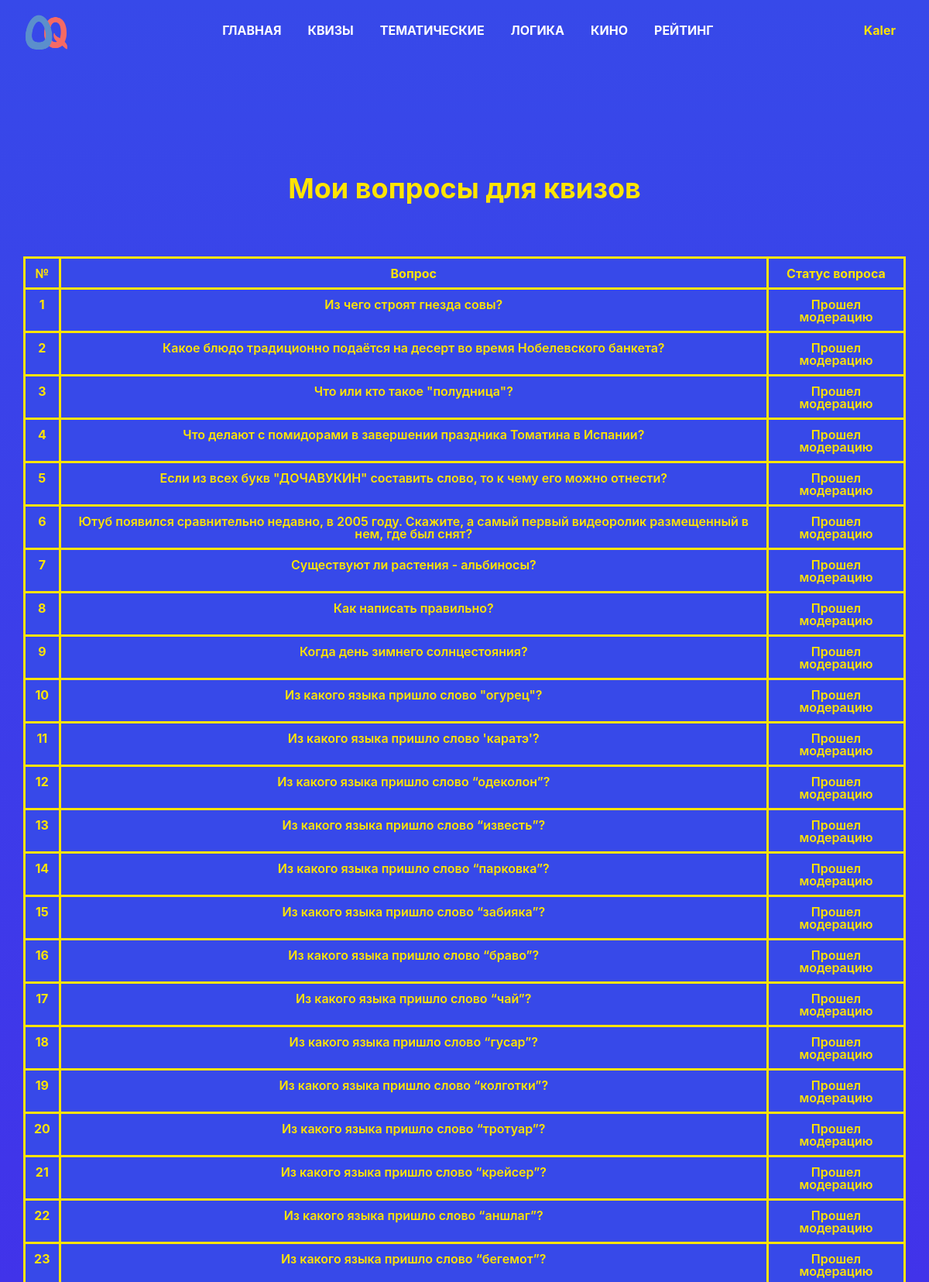
The app's page /my_questions (signed in, upper part) with its own data.
### data/users.py (models this page shows, shortened)
class User(SqlAlchemyBase, UserMixin):
    __tablename__ = 'users'
    id = sqlalchemy.Column(sqlalchemy.Integer,
                           primary_key=True, autoincrement=True)
    name = sqlalchemy.Column(sqlalchemy.String, nullable=True)
    email = sqlalchemy.Column(sqlalchemy.String,
                              index=True, unique=True, nullable=True)
    status = sqlalchemy.Column(sqlalchemy.String, nullable=True)
    hashed_password = sqlalchemy.Column(sqlalchemy.String, nullable=True)
    created_date = sqlalchemy.Column(sqlalchemy.DateTime,
                                     default=datetime.datetime.now)

### data/questions.py (models this page shows)
class Question(SqlAlchemyBase, SerializerMixin):
    __tablename__ = 'questions'
    id = sqlalchemy.Column(sqlalchemy.Integer,
                           primary_key=True, autoincrement=True)
    question = sqlalchemy.Column(sqlalchemy.String, nullable=True)
    image = sqlalchemy.Column(sqlalchemy.String, nullable=True)
    answers = sqlalchemy.Column(sqlalchemy.String, nullable=True)
    correct_answer = sqlalchemy.Column(sqlalchemy.String, nullable=True)
    moderation = sqlalchemy.Column(sqlalchemy.Boolean, default=False)
    author = sqlalchemy.Column(sqlalchemy.Integer, sqlalchemy.ForeignKey("users.id"), nullable=True)
    author_info = orm.relation('User')

### views.py (the view)
@app.route('/my_questions')
@login_required
def my_questions():
    db_sess = db_session.create_session()
    user_questions = db_sess.query(Question).filter(Question.author == current_user.id).all()
    return render_template("my_questions.html", questions=user_questions)

### data/db_session.py (called while the page is built)
def create_session() -> Session:
    global __factory
    return __factory()

### views.py (called while the page is built)
@login_manager.user_loader
def load_user(user_id):
    db_sess = db_session.create_session()
    return db_sess.query(User).get(user_id)

### templates/my_questions.html
{% extends "base.html" %}
{% block content %}
<div class="my_questions">
	<div class="my_questions__content">
		<div class="container">
			<div class="my_questions__title">Мои вопросы для квизов</div>
			<div class="my_questions__table">
				<table class="my_questions__table table">
				  <thead>
				    <tr>
				      <th>№</th>
				      <th>Вопрос</th>
				      <th>Статус вопроса</th>
				    </tr>
				  </thead>
				  <tbody>
				  	{% for question in questions %}
				  		<tr>
				      		<th scope="row">{{ loop.index }}</th>
				      		<td>{{ question.question }}</td>
				      		<td>{% if not question.moderation %} На модерации {% else %} Прошел модерацию {% endif %}</td>
				    	</tr>
				  	{% endfor %}
				  </tbody>
				</table>
			</div>
		</div>
	</div>
</div>
{% endblock %}

### templates/base.html (shortened to what this page needs)
<!doctype html>
<html lang="en">
<head>
    <link rel="stylesheet"
          href="https://stackpath.bootstrapcdn.com/bootstrap/4.4.1/css/bootstrap.min.css"
>
    <link rel="stylesheet" type="text/css" href="/static/css/style.css"/>
</head>
<body>
  <div class="wrapper">
    <div class="header">
      <header>
        <nav class="navbar navbar-expand-lg navbar-light">
          <div class="container-fluid">
              <a class="navbar-brand" href="/">
                <img class="navbar__logo" src="../static/img/logo.png" width="64px" height="64px;">
              </a>
              {% if current_user.is_authenticated %}
                  <div class="collapse navbar-collapse" id="navbarNav">
              {% else %}
                  <div class="collapse navbar-collapse navbar__margin" id="navbarNav">
              {% endif %}
                <ul class="navbar-nav">
                  <li class="nav-item">
                    <a class="nav-link active" aria-current="page" href="/">ГЛАВНАЯ</a>
                  </li>
                  <li class="nav-item">
                    <a class="nav-link" href="/quizzes">КВИЗЫ</a>
                  </li>
                  <li class="nav-item">
                    <a class="nav-link" href="/thematic">ТЕМАТИЧЕСКИЕ</a>
                  </li>
                  <li class="nav-item">
                    <a class="nav-link" href="/logic">ЛОГИКА</a>
                  </li>
                  <li class="nav-item">
                    <a class="nav-link" href="/movie">КИНО</a>
                  </li>
                  <li class="nav-item">
                    <a class="nav-link" href="/rating">РЕЙТИНГ</a>
                  </li>
                </ul>
              </div>
              {% if current_user.is_authenticated %}
                  <div class="user_name__wrapper">
                    <a class="nav-link user_name" href="/profile/{{current_user.name}}">{{ current_user.name }}</a>
                  </div>
              {% else %}
                  <div class="form__btns">
                      <a class="btn btn-primary form__btn" href="/register">Зарегистрироваться</a>
                      <a class="btn btn-success form__btn" href="/login">Войти</a>
                  </div>
              {% endif %}
          </div>
        </nav>
      </header>
    </div>
    <div class="content">
      <main role="main">
        {% block content %}{% endblock %}
      </main>
    </div>
  </div>
</body>
</html>

### static/css/style.css (style rules this page uses)
* { padding: 0; margin: 0; border: 0; }
*,*:before,*:after { -moz-box-sizing: border-box; -webkit-box-sizing: border-box; box-sizing: border-box; }
nav,footer,header,aside { display: block; }
html,body { height: 100%; width: 100%; font-size: 100%; line-height: 1; font-size: 14px; -ms-text-size-adjust: 100%; -moz-text-size-adjust: 100%; -webkit-text-size-adjust: 100%; }
a, a:visited { text-decoration: none; }
ul li { list-style: none; }
img { vertical-align: top; }
body { position: relative; height: 100%; width: 100%; }
.wrapper { background: -webkit-gradient(linear,left top,left bottom,from(#3749e9),to(#5800ea)); display: flex; flex-direction: column; }
.container { max-width: 1170px; }
.content { margin-bottom: 100px; }
.navbar { width: 100%; position: fixed; z-index: 999; background: transparent; transition: background 500ms linear; }
.navbar-collapse { justify-content: center; }
.navbar-brand { width: 64px; height: 64px; }
.nav-item { padding: 0px 10px; font-size: 16px; font-weight: bold; }
.nav-item a { color: white !important; }
.user_name { color: #FFE400; font-weight: 700; font-size: 16px; }
.my_questions { padding-top: 225px; text-align: center; }
.my_questions__content { margin-bottom: 50%; text-align: center; }
.my_questions__title { font-size: 36px; margin-bottom: 70px; font-weight: 700; color: #FFE400; }
.my_questions__table { background-color: #3749e9; color: #FFE400; font-weight: 600; font-size: 16px; }
.my_questions__table th, tr, td { border: 3px solid #FFE400; }
.rating__table th, tr, td { border: 3px solid #FFE400; }
.users__table th, tr, td { border: 3px solid #FFE400; }
.moderation__table th, tr, td { border: 3px solid #FFE400; }
.quizes__table th, tr, td { border: 3px solid #FFE400; }
.questions__table th, tr, td { border: 3px solid #FFE400; }

### records on screen
User: name "Kaler"
Question: question "Из чего строят гнезда совы?", moderation "Прошел модерацию"
Question: question "Какое блюдо традиционно подаётся на десерт во время Нобелевского банкета?", moderation "Прошел модерацию"
Question: question "Что или кто такое \"полудница\"?", moderation "Прошел модерацию"
Question: question "Что делают с помидорами в завершении праздника Томатина в Испании?", moderation "Прошел модерацию"
Question: question "Если из всех букв \"ДОЧАВУКИН\" составить слово, то к чему его можно отнести?", moderation "Прошел модерацию"
Question: question "Ютуб появился сравнительно недавно, в 2005 году. Скажите, а самый первый видеоролик размещенный в нем, где был снят?", moderation "Прошел модерацию"
Question: question "Существуют ли растения - альбиносы?", moderation "Прошел модерацию"
Question: question "Как написать правильно?", moderation "Прошел модерацию"
Question: question "Когда день зимнего солнцестояния?", moderation "Прошел модерацию"
Question: question "Из какого языка пришло слово \"огурец\"?", moderation "Прошел модерацию"
Question: question "Из какого языка пришло слово 'каратэ'?", moderation "Прошел модерацию"
Question: question "Из какого языка пришло слово “одеколон”?", moderation "Прошел модерацию"
Question: question "Из какого языка пришло слово “известь”?", moderation "Прошел модерацию"
Question: question "Из какого языка пришло слово “парковка”?", moderation "Прошел модерацию"
Question: question "Из какого языка пришло слово “забияка”?", moderation "Прошел модерацию"
Question: question "Из какого языка пришло слово “браво”?", moderation "Прошел модерацию"
Question: question "Из какого языка пришло слово “чай”?", moderation "Прошел модерацию"
Question: question "Из какого языка пришло слово “гусар”?", moderation "Прошел модерацию"
Question: question "Из какого языка пришло слово “колготки”?", moderation "Прошел модерацию"
Question: question "Из какого языка пришло слово “тротуар”?", moderation "Прошел модерацию"
Question: question "Из какого языка пришло слово “крейсер”?", moderation "Прошел модерацию"
Question: question "Из какого языка пришло слово “аншлаг”?", moderation "Прошел модерацию"
Question: question "Из какого языка пришло слово “бегемот”?", moderation "Прошел модерацию"
